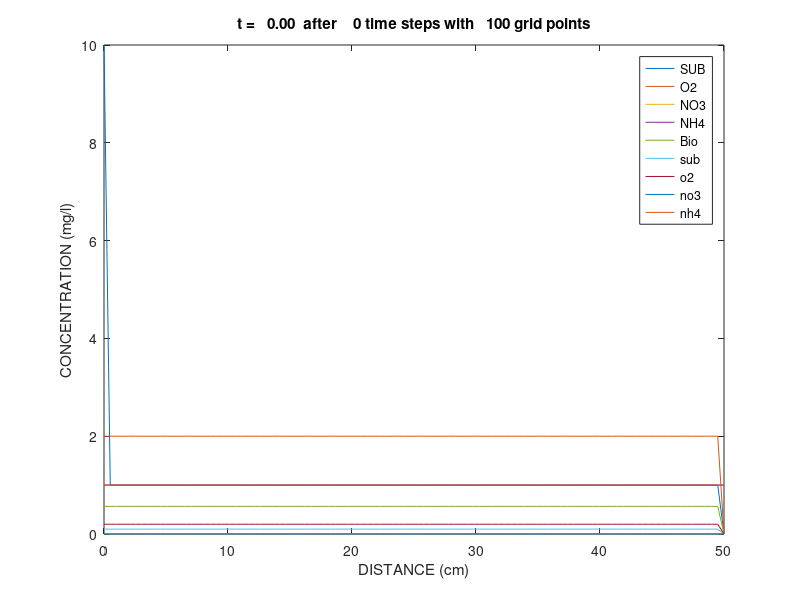

MATLAB code to generate this figure: (Note: this script raises an error after producing the figure.)
function Nitrogen_model2()
% parameters and model equations refer to
% Mark A. Widdowson et al., A Numerical Transport Model for Oxygen-
% and Nitrate-Based Respiration Linked to Substrate and Nutritent
% Availability in Porous Media. WRR 1988

v       = 10;        % unit: cm/day, average linear velocity
Diff    = 0.5*v;     % unit: cm2/day, longitudinal dispersivity (cm) * velocity (cm/day)
xl      = 0;         % unit: cm, left boundary
xr      = 50;        % unit: cm, right boundary
nx      = 100;       % number of nodes
tfinal  = 8;         % unit: day, total simulation time
dx      = (xr-xl)/nx;% unit: cm, space step
dt      = 0.008;      % unit: day, time step
x       = linspace(xl, xr, nx)';  % unit: cm, space grids
nsteps  = round(tfinal/dt);       % time steps
nplot   = 1;

tn      = 0;         % t(n)
ns      = 9;         % number of different component
u0      = zeros(nx, ns);
% initial values, unit: mg/cm3
% S = u0(:,1)   % substrate concentration in pore fluid
% O = u0(:,2)   % oxygen    concentration in pore fluid
% N = u0(:,3)   % nitrate   concentratoin in pore fluid
% A = u0(:,4)   % ammonia   concentration in pore fluid
% M = u0(:,5)   % biomass   concentration
% s = u0(:,6)   % substrate concentration within colony
% o = u0(:,7)   % oxygen    concentration within colony
% n = u0(:,8)   % nitrate   concentration within colony
% a = u0(:,9)   % ammonia   concentration within colony
u0(:,1) = 1.0e-3;
u0(:,2) = 2.0e-3;
u0(:,3) = 0.0e-3;
u0(:,4) = 1.0e-3;
u0(:,5) = 5.65e-4;
u0(:,6) = u0(:,1)/10;
u0(:,7) = u0(:,2)/10;
u0(:,8) = u0(:,3)/10;
u0(:,9) = 1.0e-3;
% left boundary values, unit: mg/cm3
u0(1,1) = 10.0e-3;
u0(1,2) = 2.0e-3;
u0(1,4) = 1.0e-3;
u0(1,5) = 5.65e-4;
% right boundary values
u0(nx,1) = 0.0;
u0(nx,2) = 0.0;
u0(nx,3) = 0.0;
u0(nx,4) = 1.0e-3;
u0(nx,5) = 0.0;
u0(nx,6) = 0.0;
u0(nx,7) = 0.0;
u0(nx,8) = 0.0;
u0(nx,9) = 1.0e-3;

u = u0;

I = (2:nx-1)';
% legend text for plot
specs  = {'SUB', 'O2', 'NO3', 'NH4', 'Bio', 'sub', 'o2', 'no3', 'nh4'};
% plot initial condition in the unit of mg/l
plot(x, u*1e3);
legend(specs(1:ns));
title(sprintf('t = %6.2f  after %4i time steps with %5i grid points',...
               tn,0,nx))
xlim([0 xr])
xlabel('DISTANCE (cm)')
ylabel('CONCENTRATION (mg/l)')
drawnow

options = optimoptions('fsolve','Display','off');  % Turn off display
for n = 1 : nsteps
    tnp = tn + dt;
    
    % transport for S, O, N, A
    for i = 1 : 4
        fs      = 1.10;       % substrate retardatoin factor (ratio of actual pore 
                              % water velocity to velocity of the species in solution)
        fo      = 1.00;       % oxygen retardatoin factor
        fn      = 1.00;       % nitrate retardatoin factor
        fa      = 2.20;       % ammonia retardatoin factor

        switch i
            case 1
                f = fs;
            case 2
                f = fo;
            case 3
                f = fn;
            case 4
                f = fa;
            otherwise
                error('number of item exceeds the maximum 4');
        end
        % construct left hand matrix
        alpha  = -v*dt/dx/4/f;
        beta   = Diff*dt/dx^2/2/f;
        A      = (alpha - beta) * ones(nx);
        A(1)   = 0;
        A(nx) = 0;
        B      = (1 + 2*beta) * ones(nx);
        B(1)   = 1;
        B(nx) = 1;
        C      = (-alpha - beta) * ones(nx);
        C(1)   = 0;
        C(nx) = 0;
        D      = zeros(nx);
        D(I)   = (-alpha+beta)*u(I-1,i)+(1-2*beta)*u(I,i)+(alpha+beta)*u(I+1,i);
        D(1)   = u0(1,i);
        D(nx)  = 2*u(nx-1,i) - u(nx-2,i);
        u(:,i) = TDMAsolver(A, B, C, D);
    end
    u(1,5:9) = u0(1,5:9);
    u(nx,5:9) = u0(nx,5:9);
    for i = 1 : nx
        err = 1e8;
        uold = u(i,:);
        N = 0;
        while err > 1e-6
            N = N + 1;
            unew = u(i,:);
            % Newton iterative method for s, o, n, a ==> u(:,6:9)
            % u(:,1:4) are S, O, N, A        
            %u(i,6:9) = newtonm(uold(6:9)',u(i,1:4)',@fun,@jacobFD);
            f = @(x) fun(x, u(i,1:4)');
            u(i,6:9) = fsolve(f, uold(6:9)', options);
            % Runge Kutta method solving ODE equation (25) for biomass, u(:,5)
            % note that M is update based on the old step value and the
            % iterated values of s, o, n and a, not the itrated value of M
            %u(i,5) = Runge_Kutta_mode(@mode, tnp, dt, uold(5), u(i,6:9));
            u(i,5) = mode_tp(dt, uold(5), u(i,6:9));
            % Runge Kutta method solving system of ODEs in eq (9) to (12) for
            % S, O, N, and A
            for item = 1 : 4
                % note S, O, N and A are updated based on the ADE solution
                % not on the previous iterated solution
                u(i,item) = Runge_Kutta_odes(@odes, tnp, dt, uold(item), u(i,item+5), u(i,5), item);
                %u(i,item) = odes_tp(dt, uold(item), u(i,item+5), u(i,5), item);
            end
            err = max(abs(u(i,:)-unew));
            if N > 100
                display('exceed 100 iters. continue.');
                break;
            end
        end
    end
    
    if mod(n,nplot)==0 || n==nsteps
        flag = 1:ns;
        for i = 1 : ns
            if all(u(:,i) < 1e-8)
                flag(i) = 0;
            end
        end
        flag(flag==0) = [];
        plot(x, u(:,flag)*1e3)
        legend(specs(flag))
        title(sprintf('t = %6.2f  after %4i time steps with %5i grid points',...
                       tnp,n,nx))
        xlim([0 50])
        ylim([0 10])
        xlabel('DISTANCE (cm)')
        ylabel('CONCENTRATION (mg/l)')
        drawnow
    end    
    tn = tnp;    
end

end


%--------------------------------------------------------------------------

function y = Runge_Kutta_mode(f, t, h, y, u)
% Runge Kutta 4th order method for solving ODE
% input: f = function handle
%        h = time step

k1 = f(t, y, u);
k2 = f(t + h/2, y' + h/2 * k1, u);
k3 = f(t + h/2, y' + h/2 * k2, u);
k4 = f(t + h,   y' + h   * k3, u);
y = y + h/6*(k1'+2*k2'+2*k3'+k4');

end

%--------------------------------------------------------------------------
function dMdt = mode(~, M, u)
% equatio (25) in the paper
% all parameters should be the same to those in fun.m

muo     = 3.1;        % unit: day-1, maximum specific growth rate for the active heterotrophic population
mun     = 2.9;        % unit: day-1, maximum specific growth rate
ko      = 0.02;       % unit: day-1, microbial decay coefficient for aerobic respiration
kn      = 0.02;       % unit: day-1, microbial decay coefficient for nitrate respiration
Kso     = 0.04;       % unit: mg/cm3, substrate saturation constants under aerobic respiration
Ksn     = 0.04;       % unit: mg/cm3, substrate saturation constants under nitrate respiration
Ko      = 0.00077;    % unit: mg/cm3, oxygen saturation constants under aerobic respiration
Kn      = 0.0026;     % unit: mg/cm3, nitrate saturation constants under nitrate respiration
Kao     = 0.001;      % unit: mg/cm3, ammonia saturation constants under aerobic respiration
Kan     = 0.001;      % unit: mg/cm3, ammonia saturation constants under nitrate respiration
Kc      = 1;          % unit: mass/length3, inhibition coefficient

s = u(1);
o = u(2);
n = u(3);
a = u(4);

%dMdt = M * ((muo*s*o*a/(Kso+s)/(Ko+o)/(Kao+a)-ko) + ...
%    (mun*s*n*a/(Ksn+s)/(Kn+n)/(Kan+a)-kn)/(1+o/Kc));
% ammonia is in excess
dMdt = M * ((muo*s*o/(Kso+s)/(Ko+o)-ko) + ...
    (mun*s*n/(Ksn+s)/(Kn+n)-kn)/(1+o/Kc));

end


%--------------------------------------------------------------------------
function M = mode_tp(dt, M, u)
% equatio (25) in the paper
% all parameters should be the same to those in fun.m
% trapezoid method to implicitly solve ODE

muo     = 3.1;        % unit: day-1, maximum specific growth rate for the active heterotrophic population
mun     = 2.9;        % unit: day-1, maximum specific growth rate
ko      = 0.02;       % unit: day-1, microbial decay coefficient for aerobic respiration
kn      = 0.02;       % unit: day-1, microbial decay coefficient for nitrate respiration
Kso     = 0.04;       % unit: mg/cm3, substrate saturation constants under aerobic respiration
Ksn     = 0.04;       % unit: mg/cm3, substrate saturation constants under nitrate respiration
Ko      = 0.00077;    % unit: mg/cm3, oxygen saturation constants under aerobic respiration
Kn      = 0.0026;     % unit: mg/cm3, nitrate saturation constants under nitrate respiration
Kao     = 0.001;      % unit: mg/cm3, ammonia saturation constants under aerobic respiration
Kan     = 0.001;      % unit: mg/cm3, ammonia saturation constants under nitrate respiration
Kc      = 1;          % unit: mass/length3, inhibition coefficient

s = u(1);
o = u(2);
n = u(3);
a = u(4);

%dMdt = M * ((muo*s*o*a/(Kso+s)/(Ko+o)/(Kao+a)-ko) + ...
%    (mun*s*n*a/(Ksn+s)/(Kn+n)/(Kan+a)-kn)/(1+o/Kc));
% ammonia is in excess
f = (muo*s*o/(Kso+s)/(Ko+o)-ko) + ...
    (mun*s*n/(Ksn+s)/(Kn+n)-kn)/(1+o/Kc);

M = (1+dt*f/2)/(1-dt*f/2)*M;

end
%--------------------------------------------------------------------------

function y = Runge_Kutta_odes(f, t, h, y, u, M, item)
% Runge Kutta 4th order method for solving ODE
% input: f = function handle
%        h = time step

k1 = f(t, y, u, M, item);
k2 = f(t + h/2, y' + h/2 * k1, u, M, item);
k3 = f(t + h/2, y' + h/2 * k2, u, M, item);
k4 = f(t + h,   y' + h   * k3, u, M, item);
y = y + h/6*(k1'+2*k2'+2*k3'+k4');

end

%--------------------------------------------------------------------------
function dUdt = odes(~, U, u, M, item)
% ODE system in equations (9) to (12) in the paper
% inputs:
%         U is one of [S, O, N, A],   u(:,1:4)
%         u is one of [s, o, n, a],   u(:,6:9)
%         M is biomass concentration, u(:,5)
%         item is an integer to specify which one in u(:,1:4)

% all parameters should be the same to those in fun.m
Dsb     = 1.03;       % unit: cm2/day, coefficient of diffusion in the boundary layer
Dob     = 2.19;       % unit: cm2/day, coefficient of diffusion in the boundary layer
Dnb     = 1.50;       % unit: cm2/day, coefficient of diffusion in the boundary layer
Dab     = 1.86;       % unit: cm2/day, coefficient of diffusion in the boundary layer
mc      = 2.83e-8;    % unit: mg/colony, cell mass of an average colony
delta   = 50.0e-4;    % unit: um -> cm, boundary layer thickness
rc      = 10.0e-4;    % unit: um -> cm, disk of uniform radius attached to aquifer sediment
tau     = 1.0e-4;     % unit: um -> cm, disk thickness attached to aquifer sediment
beta    = pi*rc^2 + 2*pi*rc*tau;    % total area across which diffusion occurs

fs      = 1.10;       % substrate retardatoin factor (ratio of actual pore 
                      % water velocity to velocity of the species in solution)
fo      = 1.00;       % oxygen retardatoin factor
fn      = 1.00;       % nitrate retardatoin factor
fa      = 2.20;       % ammonia retardatoin factor
theta   = 1.0;        % porosity

switch item
    case 1
        D = Dsb;      % for substrate
        f = fs;
    case 2
        D = Dob;      % for Oxygen
        f = fo;
    case 3
        D = Dnb;      % for nitrate
        f = fn;
    case 4
        D = Dab;      % for ammonia
        f = fa;
    otherwise
        error('number of item exceeds the maximum 4')
end

dUdt = -D*M/theta*(U-u)/delta*beta/mc/f;

end

%--------------------------------------------------------------------------
function U = odes_tp(dt, U, u, M, item)
% ODE system in equations (9) to (12) in the paper
% trapezoid method to implicitly solve ODEs
% inputs:
%         U is one of [S, O, N, A],   u(:,1:4)
%         u is one of [s, o, n, a],   u(:,6:9)
%         M is biomass concentration, u(:,5)
%         item is an integer to specify which one in u(:,1:4)

% all parameters should be the same to those in fun.m
Dsb     = 1.03;       % unit: cm2/day, coefficient of diffusion in the boundary layer
Dob     = 2.19;       % unit: cm2/day, coefficient of diffusion in the boundary layer
Dnb     = 1.50;       % unit: cm2/day, coefficient of diffusion in the boundary layer
Dab     = 1.86;       % unit: cm2/day, coefficient of diffusion in the boundary layer
mc      = 2.83e-8;    % unit: mg/colony, cell mass of an average colony
delta   = 50.0e-4;    % unit: um -> cm, boundary layer thickness
rc      = 10.0e-4;    % unit: um -> cm, disk of uniform radius attached to aquifer sediment
tau     = 1.0e-4;     % unit: um -> cm, disk thickness attached to aquifer sediment
beta    = pi*rc^2 + 2*pi*rc*tau;    % total area across which diffusion occurs

fs      = 1.10;       % substrate retardatoin factor (ratio of actual pore 
                      % water velocity to velocity of the species in solution)
fo      = 1.00;       % oxygen retardatoin factor
fn      = 1.00;       % nitrate retardatoin factor
fa      = 2.20;       % ammonia retardatoin factor
theta   = 1.0;        % porosity

switch item
    case 1
        D = Dsb;      % for substrate
        f = fs;
    case 2
        D = Dob;      % for Oxygen
        f = fo;
    case 3
        D = Dnb;      % for nitrate
        f = fn;
    case 4
        D = Dab;      % for ammonia
        f = fa;
    otherwise
        error('number of item exceeds the maximum 4')
end

coef = -D*M/theta/delta*beta/mc/f;

U = ((1+dt*coef/2)*U - dt*coef*u)/(1-dt*coef/2);

end